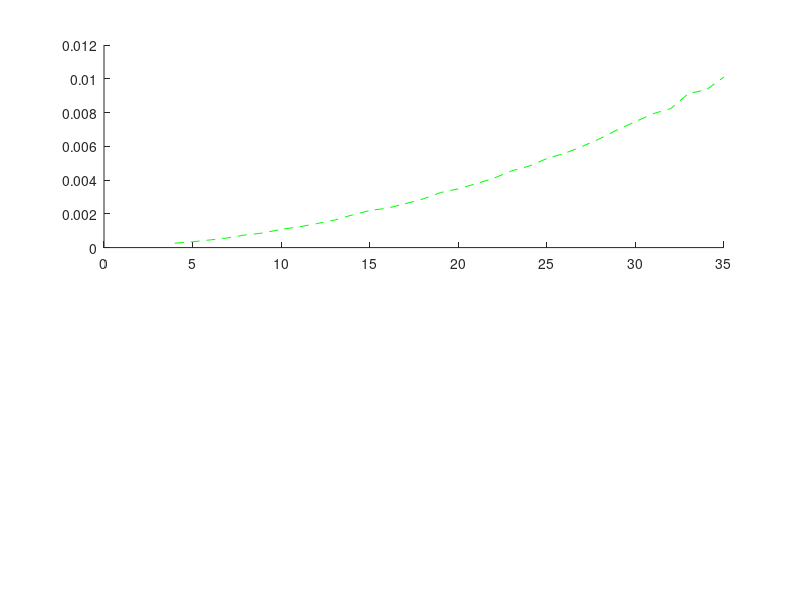

This chart was generated by the following MATLAB code: (Note: this script raises an error after producing the figure.)
function ergasia_pasx_mothrr
clc;

N=4:35;
sumM = []; 
sumG = [];
sumC = [];
sumP = [];
avgM = [];
avgG = [];
avgC = [];
avgP = [];
for i = 1:size(N, 2) 
    sumM(i) = 0; 
    sumG(i) = 0; 
    sumC(i) = 0; 
    sumP(i) = 0; 
    avgM(i) = 0;
    avgG(i) = 0;
    avgC(i) = 0;
    avgP(i) = 0;
end

for n = 4:35
m = n-3;
for i = 1:10


E = round(10*rand(1,n-2))+1;
C = round(10*rand(1,n-1))+1;
D = round(10*rand(1,n))+1;
A = round(10*rand(1,n-1))+1;
B = round(10*rand(1,n-2))+1;

p=pentadiagonal(E,C,D,A,B);
y = round(100*rand(1,n)) + 1;
b = y';

tic;xM=(p\b)'; tM=toc;
sumM(m)= sumM(m)+tM;

tic;xG= gaussianElimination(p,b)'; tG=toc;
sumG(m)= sumG(m)+tG;

tic;xP=PTRANSII(n,E,C,D,A,B,y); tP=toc;
sumP(m)= sumP(m)+tP;

tic;xC=cramer(p,b)'; tC=toc;
sumC(m) = sumC(m)+tC;

end

avgC(m)=sumC(m)/i;
avgG(m)=sumG(m)/i;
avgM(m)=sumM(m)/i;
avgP(m)=sumP(m)/i;


end

subplot(2,1,1);
plot(N,avgG,'g--',N,avgC,'Co-',N,avgM,'r*-',N,avgP,'b^-');hold on; grid on;
axis([0,35,0,2*(10^-3)]);
hold off;


N=4:50:2000;
sumM = []; 
sumP = [];
avgM = [];
avgP = [];
for i = 1:size(N, 2) 
    sumM(i) = 0; 
    sumP(i) = 0; 
    avgM(i) = 0;
    avgP(i) = 0;
end

n = 4;
m = 1;
while n <= 2000
    m = ((n-4)/50) + 1;
    n = n + 50;
for i=1:10

E = round(10*rand(1,n-2))+1;
C = round(10*rand(1,n-1))+1;
D = round(10*rand(1,n))+1;
A = round(10*rand(1,n-1))+1;
B = round(10*rand(1,n-2))+1;
p=pentadiagonal(E,C,D,A,B);
y = round(100*rand(1,n)) + 1;
b=y';

tic;xP=PTRANSII(n,E,C,D,A,B,y); tP=toc;
sumP(m)= sumP(m)+tP;

tic;xM=(p\b)'; tM=toc;
sumM(m)= sumM(m)+tM;
end

avgM(m)=sumM(m)/i;
avgP(m)=sumP(m)/i;

end

subplot(2,1,2);
plot(N, avgM, 'r*-',N,avgP, 'bo-'); hold on; grid on;
axis([0,2000,0,0.08]);
hold off;

end
function p = pentadiagonal(E,C,D,A,B)
p = diag(E,-2)+diag(C,-1)+diag(D,0)+diag(A,1)+diag(B,2);
end

function [x,psi] = PTRANSII(n,E,C,D,A,B,y)

A(n) = 0;
B(n) = 0;
B(n-1) = 0;
C(1) = 0;
E(1) = 0;
E(2) = 0;

e = [E(1) E(2) E];
c = [C(1) C];
d = D;
a = [A A(n)];
b = [B B(n-1) B(n)];

psi(n) = d(n);
    sigma(n) = c(n) / psi(n);
    fi(n) = e(n) / psi(n);
    w(n) = y(n) / psi(n);

    ro(n-1) = a(n-1);
    psi(n-1) = d(n-1) - sigma(n) * ro(n-1);
    sigma(n-1) = (c(n-1) - fi(n) * ro(n-1)) / psi(n-1);
    fi(n-1) = e(n-1) / psi(n-1);
    w(n-1) = (y(n-1) - w(n) * ro(n-1)) / psi(n-1);

    for i = n-2 : -1 : 3
        ro(i) = a(i) - sigma(i+2) * b(i);
        psi(i) = d(i) - fi(i+2) * b(i) - sigma(i+1) * ro(i);
        sigma(i) = (c(i) - fi(i+1) * ro(i)) / psi(i);
        fi(i) = e(i) / psi(i);
        w(i) = (y(i) - w(i+2) * b(i) - w(i+1) *ro(i)) / psi(i);
    end

    ro(2) = a(2) - sigma(4) * b(2);
    psi(2) = d(2) - fi(4) * b(2) - sigma(3) * ro(2);
    sigma(2) = (c(2) - fi(3) * ro(2)) / psi(2);
    ro(1) = a(1) - sigma(3) *b(1);
    psi(1) = d(1) - fi(3) * b(1) - sigma(2) * ro(1);
    w(2) = (y(2) - w(4) * b(2) - w(3) * ro(2)) / psi(2);
    w(1) = (y(1) - w(3) * b(1) - w(2) *ro(1)) / psi(1);

    x(1) = w(1);
    x(2) = w(2) - sigma(2) * x(1);

    for i = 3 : 1 : n
        x(i) = w(i) - (sigma(i) * x(i-1)) - fi(i) * x(i-2);
    end

    disp('psi');
    disp(psi);

end



function x = gaussianElimination(A, b)

    [~, n] = size(A);
    Ag = [A b];

    for k = 1:n - 1
        [~, j] = max(abs(Ag(k:n, k)));
        C = Ag(k, :);
        Ag(k, :) = Ag(j + k - 1, :);
        Ag(j + k - 1, :) = C;
        if Ag(k, k) == 0
            error('Matrix A is singular');
        end
        for i = k + 1:n
            r = Ag(i, k) / Ag(k, k);
            Ag(i, k:n + 1) = Ag(i, k:n + 1) - r * Ag(k, k: n + 1);
        end
end

    x = zeros(n, 1);
    x(n) = Ag(n, n + 1) / Ag(n, n);
    for k = n - 1:-1:1
        x(k) = (Ag(k, n + 1) - Ag(k, k + 1:n) * x(k + 1:n)) / Ag(k, k);
    end
    
    
end

function x = cramer(A,b)
    d = det(A);
    x = zeros(size(b));
    for j = 1:size(b)
        x(j) = det([A(:,1:j-1) b A(:,j+1:end)]) / d;
  end

    end

